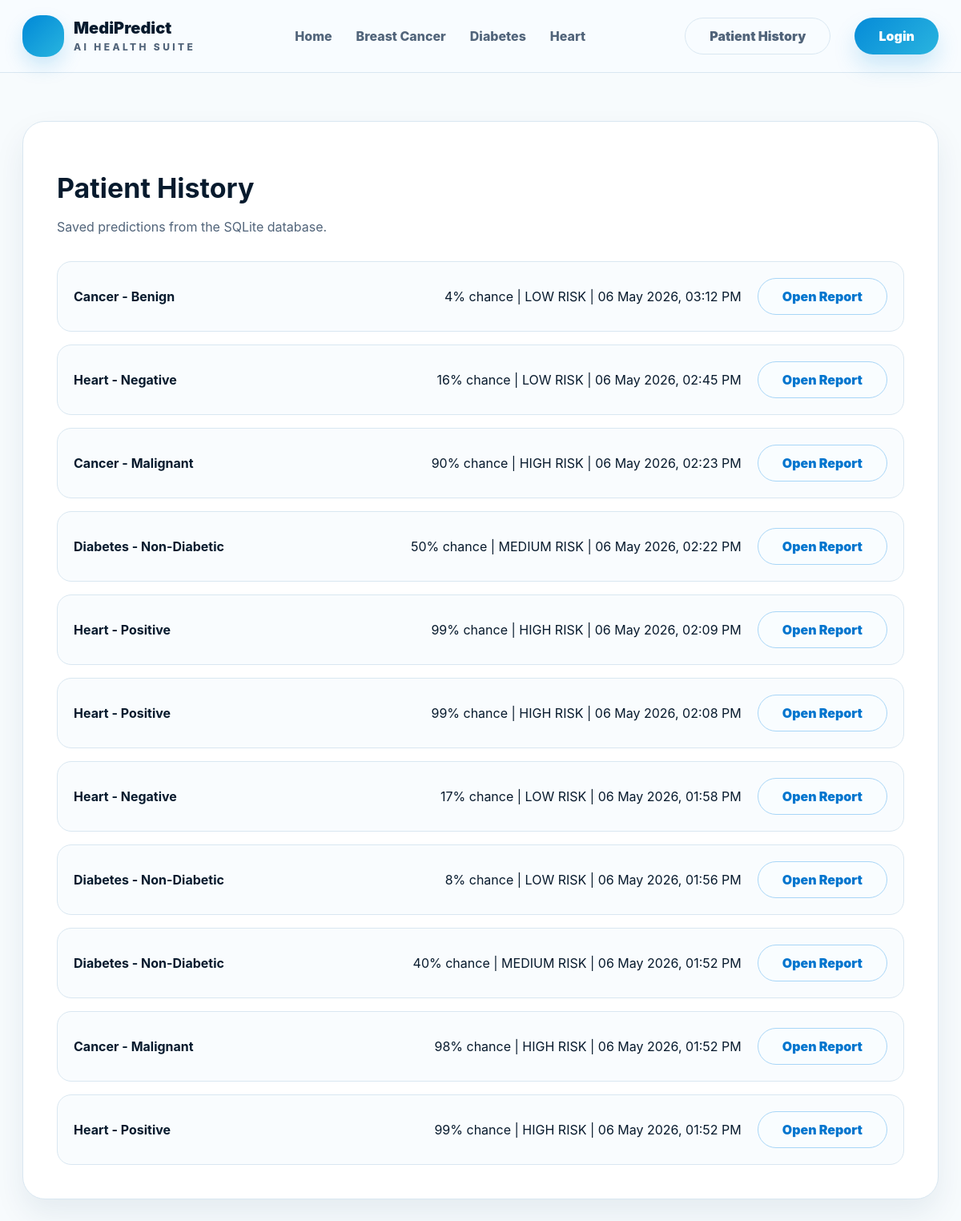
The app's page /history with its own data.
### tables this page shows
CREATE TABLE predictions (
                id INTEGER PRIMARY KEY AUTOINCREMENT,
                condition_name TEXT NOT NULL,
                result TEXT NOT NULL,
                probability INTEGER NOT NULL,
                confidence INTEGER NOT NULL,
                risk_level TEXT NOT NULL,
                input_values TEXT NOT NULL,
                top_factors TEXT NOT NULL,
                created_at TEXT NOT NULL
            );

### app.py (the view)
@app.route("/history")
def history():
    with sqlite3.connect(DB_PATH) as conn:
        conn.row_factory = sqlite3.Row
        rows = conn.execute("SELECT * FROM predictions ORDER BY id DESC LIMIT 20").fetchall()
    return render_template("patient-history.html", predictions=rows)

### templates/patient-history.html (shortened to what this page needs)
<!doctype html>
<html lang="en"><head><link rel="stylesheet" href="{{ url_for('static', filename='styles.css', v='4') }}"></head>
<body>
  <header class="nav"><div class="container nav-inner"><a class="brand" href="{{ url_for('home') }}"><span class="mark"></span><span><span class="brand-title">MediPredict</span><span class="brand-sub">AI HEALTH SUITE</span></span></a><nav class="nav-links"><a href="{{ url_for('home') }}">Home</a><a href="{{ url_for('cancer') }}">Breast Cancer</a><a href="{{ url_for('diabetes') }}">Diabetes</a><a href="{{ url_for('heart') }}">Heart</a></nav><div class="nav-actions"><a class="pill" href="{{ url_for('history') }}">Patient History</a><a class="btn btn-primary" href="{{ url_for('login') }}">Login</a></div></div></header>
  <main class="container"><section class="history-card"><h1>Patient History</h1><p class="form-help">Saved predictions from the SQLite database.</p><div class="history-list">{% if predictions %}{% for item in predictions %}<div class="history-row"><strong>{{ item.condition_name|title }} - {{ item.result }}</strong><span>{{ item.probability }}% chance | {{ item.risk_level }} | {{ item.created_at }}</span><a class="btn btn-outline" href="{{ url_for('report', prediction_id=item.id) }}">Open Report</a></div>{% endfor %}{% else %}<div class="history-row"><strong>No predictions saved yet</strong><span>Run any model once and it will appear here.</span><a class="btn btn-outline" href="{{ url_for('home') }}">Start</a></div>{% endif %}</div></section></main>
</body></html>

### static/styles.css (style rules this page uses)
:root { --ink: #071a2d; --muted: #51647a; --line: #d9e7f1; --soft: #f6fafc; --panel: #ffffff; --aqua: #d6f8ff; --blue: #078bd7; --blue2: #2ab1df; --mint: #4bc49a; --shadow: 0 18px 38px rgba(9, 55, 90, .08); --radius: 28px; }
* { box-sizing: border-box; }
html { scroll-behavior: smooth; }
body { margin: 0; font-family: Inter, ui-sans-serif, system-ui, -apple-system, BlinkMacSystemFont, "Segoe UI", sans-serif; color: var(--ink); background: #f7fbfd; opacity: 0; transform: translateY(8px); transition: opacity .48s ease, transform .48s ease; }
body.page-ready { opacity: 1; transform: translateY(0); }
a { color: inherit; text-decoration: none; }
.container { width: min(1540px, calc(100% - 56px)); margin: 0 auto; }
.nav { position: sticky; top: 0; z-index: 10; background: rgba(248, 252, 255, .96); border-bottom: 1px solid var(--line); backdrop-filter: blur(16px); }
.nav-inner { height: 90px; display: flex; align-items: center; justify-content: space-between; gap: 30px; }
.brand { display: flex; align-items: center; gap: 12px; font-weight: 900; }
.mark { width: 52px; height: 52px; border-radius: 22px; flex: 0 0 auto; background: linear-gradient(135deg, #0088d7 0%, #29b5df 100%); box-shadow: 0 12px 24px rgba(0, 136, 215, .18); }
.brand-title { display: block; font-size: 20px; line-height: 1.05; }
.brand-sub { display: block; margin-top: 5px; font-size: 12px; letter-spacing: .28em; color: var(--muted); font-weight: 800; }
.nav-links, .nav-actions { display: flex; align-items: center; gap: 30px; color: var(--muted); font-weight: 800; }
.nav-links a { position: relative; padding: 8px 0; transition: color .28s ease; }
.nav-links a:after { content: ""; position: absolute; left: 0; right: 0; bottom: 0; height: 2px; border-radius: 999px; background: linear-gradient(90deg, var(--blue), var(--blue2)); transform: scaleX(0); transform-origin: left; transition: transform .32s cubic-bezier(.2, .8, .2, 1); }
.pill, .btn { position: relative; overflow: hidden; display: inline-flex; align-items: center; justify-content: center; min-height: 46px; border-radius: 999px; border: 1px solid var(--line); padding: 0 30px; font-weight: 900; white-space: nowrap; cursor: pointer; transform: translateY(0); transition: transform .28s cubic-bezier(.2, .8, .2, 1), box-shadow .28s ease, border-color .28s ease, background .28s ease; }
.btn-primary { color: #fff; border: 0; background: linear-gradient(135deg, #058bd8, #2ab4df); box-shadow: 0 15px 28px rgba(7, 139, 215, .18); }
.btn-outline { color: #0075ce; border-color: #a8d6f7; background: #f9fdff; }
.service-card, .info-card, .form-card, .side-card, .score-card, .chart-card, .recommend-card, .login-card, .history-card { border: 1px solid var(--line); border-radius: var(--radius); background: var(--panel); box-shadow: var(--shadow); transition: transform .34s cubic-bezier(.2, .8, .2, 1), box-shadow .34s ease, border-color .34s ease, background .34s ease; }
.service-card p, .info-card p, .footer p, .side-card p, .form-help, .muted { color: var(--muted); line-height: 1.55; }
.login-card h1, .history-card h1 { margin: 20px 0 10px; font-size: 34px; }
.history-card { margin: 60px auto; padding: 42px; }
.history-list { display: grid; gap: 16px; margin-top: 30px; }
.history-row { display: grid; grid-template-columns: 1fr auto auto; gap: 20px; align-items: center; padding: 20px; border: 1px solid var(--line); border-radius: 18px; background: #f9fcfe; transition: transform .28s ease, box-shadow .28s ease, border-color .28s ease; }
.reveal { opacity: 0; transform: translateY(28px); transition: opacity .7s ease, transform .7s cubic-bezier(.2, .8, .2, 1); }
.reveal.is-visible { opacity: 1; transform: translateY(0); }

### records on screen
predictions: condition_name "Cancer", result "Benign", probability "4", risk_level "LOW RISK", created_at "06 May 2026, 03:12 PM"
predictions: condition_name "Heart", result "Negative", probability "16", risk_level "LOW RISK", created_at "06 May 2026, 02:45 PM"
predictions: condition_name "Cancer", result "Malignant", probability "90", risk_level "HIGH RISK", created_at "06 May 2026, 02:23 PM"
predictions: condition_name "Diabetes", result "Non-Diabetic", probability "50", risk_level "MEDIUM RISK", created_at "06 May 2026, 02:22 PM"
predictions: condition_name "Heart", result "Positive", probability "99", risk_level "HIGH RISK", created_at "06 May 2026, 02:09 PM"
predictions: condition_name "Heart", result "Positive", probability "99", risk_level "HIGH RISK", created_at "06 May 2026, 02:08 PM"
predictions: condition_name "Heart", result "Negative", probability "17", risk_level "LOW RISK", created_at "06 May 2026, 01:58 PM"
predictions: condition_name "Diabetes", result "Non-Diabetic", probability "8", risk_level "LOW RISK", created_at "06 May 2026, 01:56 PM"
predictions: condition_name "Diabetes", result "Non-Diabetic", probability "40", risk_level "MEDIUM RISK", created_at "06 May 2026, 01:52 PM"
predictions: condition_name "Cancer", result "Malignant", probability "98", risk_level "HIGH RISK", created_at "06 May 2026, 01:52 PM"
predictions: condition_name "Heart", result "Positive", probability "99", risk_level "HIGH RISK", created_at "06 May 2026, 01:52 PM"
